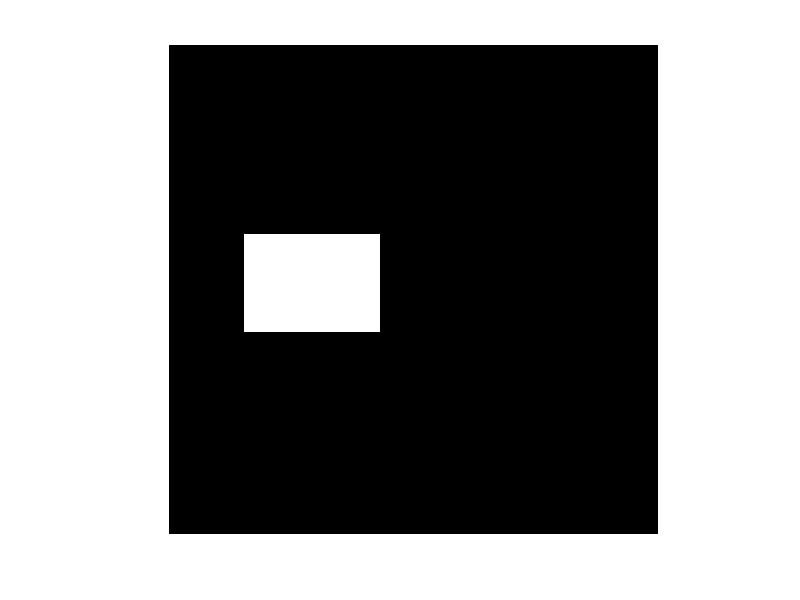
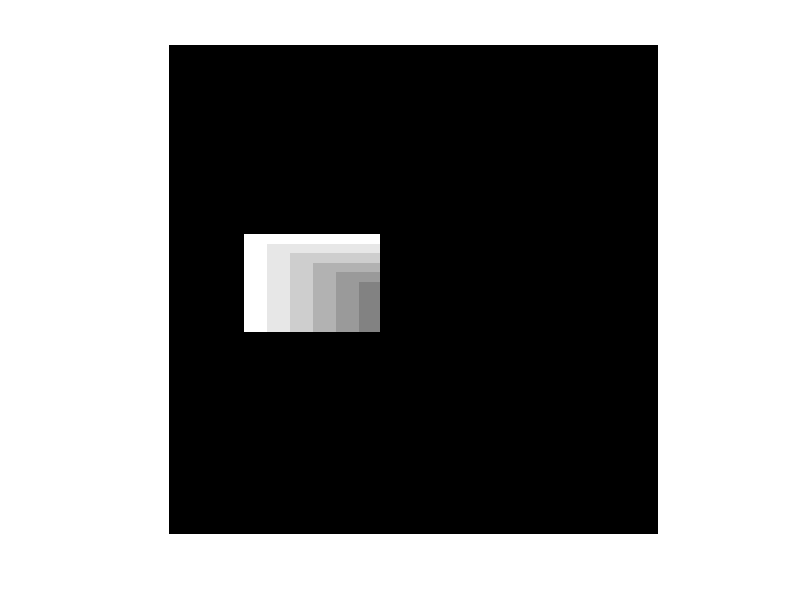
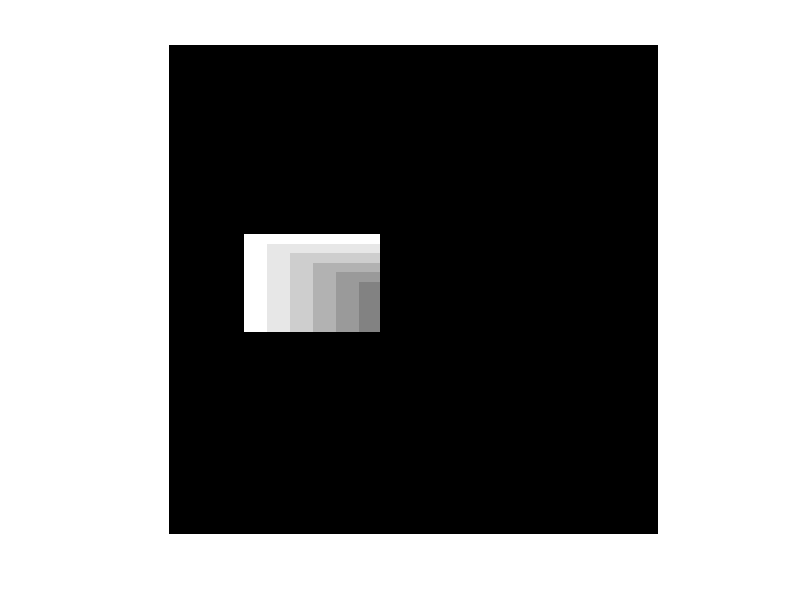
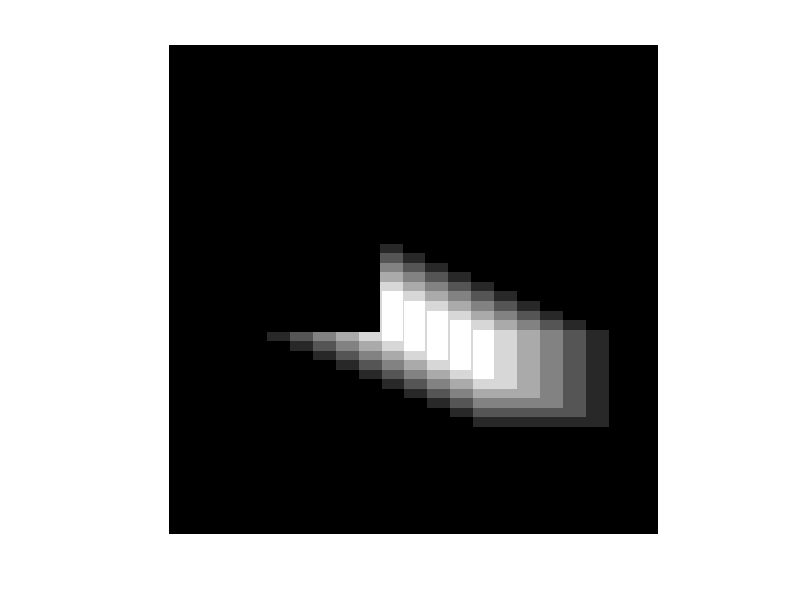

MATLAB code for these plots, in order:
clear all
close all


A = zeros(256,256); % initialize a 256*256 image  

% initialize absolute ADI, positive ADI and Negative ADI
% all initialized to zero
% Note that all ADIs are of the same size with the image
% DO NOT change the name of the ADIs as they will be used later
ADI_abs = zeros(256,256);
ADI_pos = zeros(256,256);
ADI_neg = zeros(256,256);

% initialize the starting position of the moving object
% the moving object is a rectangle similar to the example in the lecture
% slides
start1 = 100;
start2 = 150;
start3 = 40;
start4 = 110;

%threshold T as in euations in the lecture slides regarding ADI
T = 0.001

%initialize the reference frame R
A(start1:start2, start3:start4) = 1;

%visualize the object and in the reference frame R
figure,imshow(A,[], 'border','tight');

j = 0;
for i = 5: 5 :50
        j = j + 12;
        A2 = zeros(256,256);
        A2(start1 + i: start2 + i, start3 + j: start4 + j) = 1;
        
        % You need to code up the follwing part that calculate the ADIs
        % Namely, the absolute ADI, the positive ADI and the negative ADI
        % Equations can be found in lecture slides regarding ADIs
        % You need to decide on the appropriate threshold T for this case
        % at line 23
        for x=1:256
            for y=1:256
                if A(x, y) - A2(x, y) > T
                    ADI_abs(x,y) = ADI_abs(x,y) + 1;
                    ADI_pos(x,y) = ADI_pos(x,y) + 1;
                end
                
                if A(x, y) - A2(x, y) < -T
                    ADI_neg(x, y) = ADI_neg(x, y) + 1;
                end
            end
        end
end

% The following part will calculate the moving speed 
% and the total space(in pixel number) occupied by the moving object
[row, col] = find(ADI_neg > 0);
speed_X_Direction = (max(col) - start4) / 10
speed_Y_Direction = (max(row) - start2) / 10
total_space_occupied = sum(sum(ADI_abs > 0))

% The following part helps you to visualize the ADIs you compute
% compare them with the example shown in lecture
% You should be getting someting very similar
figure,imshow(ADI_abs,[], 'border','tight');
figure,imshow(ADI_pos,[], 'border','tight');
figure,imshow(ADI_neg,[], 'border','tight');